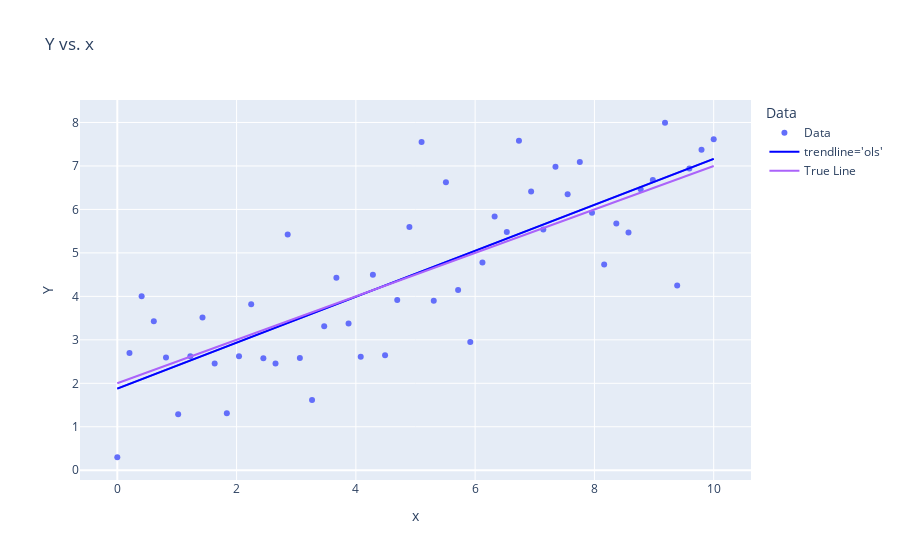

Notebook source saved alongside this figure:
### Markdown cell above
### 2. Use a dataset simulated from your theoretical Simple Linear Regression model to demonstrate how to create and visualize a fitted Simple Linear Regression model using *pandas* and *import statsmodels.formula.api as smf*<br>

### Code cell
import pandas as pd
import numpy as np
import statsmodels.formula.api as smf  # To fit statistical models, including OLS regression.
import plotly.express as px  # library for data visualization.

n = 50
beta0 = 2.0
beta1 = 0.5
sigma = 1.0
x = np.linspace(0, 10, n)
errors = np.random.normal(0, sigma, n)
Y = beta0 + beta1 * x + errors

df = pd.DataFrame({'x': x, 'Y': Y})

model_data_specification = smf.ols("Y ~ x", data=df)  # Shows that Y is predicted as a linear function of x
fitted_model = model_data_specification.fit()  # Fits the model to the data

# Model summary and results
fitted_model.summary()  # Provides a detailed summary of the fitted model, including coefficients, R-squared, etc.
fitted_model.summary().tables[1]  # Displays the main table with coefficients, standard errors, and t-values.
fitted_model.params  # Shows the fitted parameters (intercept and slope)
fitted_model.params.values  # Outputs the fitted parameter values as a numpy array
fitted_model.rsquared  # Provides the R-squared value, indicating the model's goodness of fit

# Visualization
df['Data'] = 'Data'  # Adds a column
fig = px.scatter(df, x='x', y='Y', color='Data', trendline='ols', title='Y vs. x')  # Adds data points and fitted trendline to the plot

# Equivalent manual trendline plotting (alternative to trendline='ols')
fig.add_scatter(x=df['x'], y=fitted_model.fittedvalues, line=dict(color='blue'), name="trendline='ols'")
fig.add_trace(go.Scatter(x=x, y=beta0 + beta1 * x, mode='lines', name='True Line'))

fig.show() # USE `fig.show(renderer="png")` FOR ALL GitHub and MarkUs SUBMISSIONS

### Figure 1 — Plotly figure (JSON) as saved in the notebook; plotly's stock layout.template omitted (floating-point values rounded to 4 significant figures)
{"data": [{"hovertemplate": "Data=Data<br>x=%{x}<br>Y=%{y}<extra></extra>", "legendgroup": "Data", "marker": {"color": "#636efa", "symbol": "circle"}, "mode": "markers", "name": "Data", "orientation": "v", "showlegend": true, "type": "scatter", "x": [0, 0.2041, 0.4082, 0.6122, 0.8163, 1.02, 1.224, 1.429, 1.633, 1.837, 2.041, 2.245, 2.449, 2.653, 2.857, 3.061, 3.265, 3.469, 3.673, 3.878, 4.082, 4.286, 4.49, 4.694, 4.898, 5.102, 5.306, 5.51, 5.714, 5.918, 6.122, 6.327, 6.531, 6.735, 6.939, 7.143, 7.347, 7.551, 7.755, 7.959, 8.163, 8.367, 8.571, 8.776, 8.98, 9.184, 9.388, 9.592, 9.796, 10], "xaxis": "x", "y": [0.2992, 2.7, 4.005, 3.428, 2.591, 1.29, 2.623, 3.512, 2.457, 1.314, 2.625, 3.818, 2.577, 2.458, 5.422, 2.581, 1.616, 3.31, 4.426, 3.373, 2.611, 4.5, 2.644, 3.916, 5.598, 7.548, 3.898, 6.623, 4.146, 2.949, 4.781, 5.835, 5.483, 7.577, 6.414, 5.536, 6.983, 6.347, 7.09, 5.924, 4.73, 5.673, 5.466, 6.463, 6.674, 7.993, 4.247, 6.942, 7.371, 7.613], "yaxis": "y"}, {"hovertemplate": "<b>OLS trendline</b><br>Y = 0.528692 * x + 1.87651<br>R<sup>2</sup>=0.637559<br><br>Data=Data<br>x=%{x}<br>Y=%{y} <b>(trend)</b><extra></extra>", "legendgroup": "Data", "marker": {"color": "#636efa", "symbol": "circle"}, "mode": "lines", "name": "Data", "showlegend": false, "type": "scatter", "x": [0, 0.2041, 0.4082, 0.6122, 0.8163, 1.02, 1.224, 1.429, 1.633, 1.837, 2.041, 2.245, 2.449, 2.653, 2.857, 3.061, 3.265, 3.469, 3.673, 3.878, 4.082, 4.286, 4.49, 4.694, 4.898, 5.102, 5.306, 5.51, 5.714, 5.918, 6.122, 6.327, 6.531, 6.735, 6.939, 7.143, 7.347, 7.551, 7.755, 7.959, 8.163, 8.367, 8.571, 8.776, 8.98, 9.184, 9.388, 9.592, 9.796, 10], "xaxis": "x", "y": [1.877, 1.984, 2.092, 2.2, 2.308, 2.416, 2.524, 2.632, 2.74, 2.848, 2.955, 3.063, 3.171, 3.279, 3.387, 3.495, 3.603, 3.711, 3.819, 3.927, 4.034, 4.142, 4.25, 4.358, 4.466, 4.574, 4.682, 4.79, 4.898, 5.006, 5.113, 5.221, 5.329, 5.437, 5.545, 5.653, 5.761, 5.869, 5.977, 6.084, 6.192, 6.3, 6.408, 6.516, 6.624, 6.732, 6.84, 6.948, 7.056, 7.163], "yaxis": "y"}, {"line": {"color": "blue"}, "name": "trendline='ols'", "type": "scatter", "x": [0, 0.2041, 0.4082, 0.6122, 0.8163, 1.02, 1.224, 1.429, 1.633, 1.837, 2.041, 2.245, 2.449, 2.653, 2.857, 3.061, 3.265, 3.469, 3.673, 3.878, 4.082, 4.286, 4.49, 4.694, 4.898, 5.102, 5.306, 5.51, 5.714, 5.918, 6.122, 6.327, 6.531, 6.735, 6.939, 7.143, 7.347, 7.551, 7.755, 7.959, 8.163, 8.367, 8.571, 8.776, 8.98, 9.184, 9.388, 9.592, 9.796, 10], "y": [1.877, 1.984, 2.092, 2.2, 2.308, 2.416, 2.524, 2.632, 2.74, 2.848, 2.955, 3.063, 3.171, 3.279, 3.387, 3.495, 3.603, 3.711, 3.819, 3.927, 4.034, 4.142, 4.25, 4.358, 4.466, 4.574, 4.682, 4.79, 4.898, 5.006, 5.113, 5.221, 5.329, 5.437, 5.545, 5.653, 5.761, 5.869, 5.977, 6.084, 6.192, 6.3, 6.408, 6.516, 6.624, 6.732, 6.84, 6.948, 7.056, 7.163]}, {"mode": "lines", "name": "True Line", "type": "scatter", "x": [0, 0.2041, 0.4082, 0.6122, 0.8163, 1.02, 1.224, 1.429, 1.633, 1.837, 2.041, 2.245, 2.449, 2.653, 2.857, 3.061, 3.265, 3.469, 3.673, 3.878, 4.082, 4.286, 4.49, 4.694, 4.898, 5.102, 5.306, 5.51, 5.714, 5.918, 6.122, 6.327, 6.531, 6.735, 6.939, 7.143, 7.347, 7.551, 7.755, 7.959, 8.163, 8.367, 8.571, 8.776, 8.98, 9.184, 9.388, 9.592, 9.796, 10], "y": [2, 2.102, 2.204, 2.306, 2.408, 2.51, 2.612, 2.714, 2.816, 2.918, 3.02, 3.122, 3.224, 3.327, 3.429, 3.531, 3.633, 3.735, 3.837, 3.939, 4.041, 4.143, 4.245, 4.347, 4.449, 4.551, 4.653, 4.755, 4.857, 4.959, 5.061, 5.163, 5.265, 5.367, 5.469, 5.571, 5.673, 5.776, 5.878, 5.98, 6.082, 6.184, 6.286, 6.388, 6.49, 6.592, 6.694, 6.796, 6.898, 7]}], "layout": {"legend": {"title": {"text": "Data"}, "tracegroupgap": 0}, "title": {"text": "Y vs. x"}, "xaxis": {"anchor": "y", "domain": [0, 1], "title": {"text": "x"}}, "yaxis": {"anchor": "x", "domain": [0, 1], "title": {"text": "Y"}}}}
